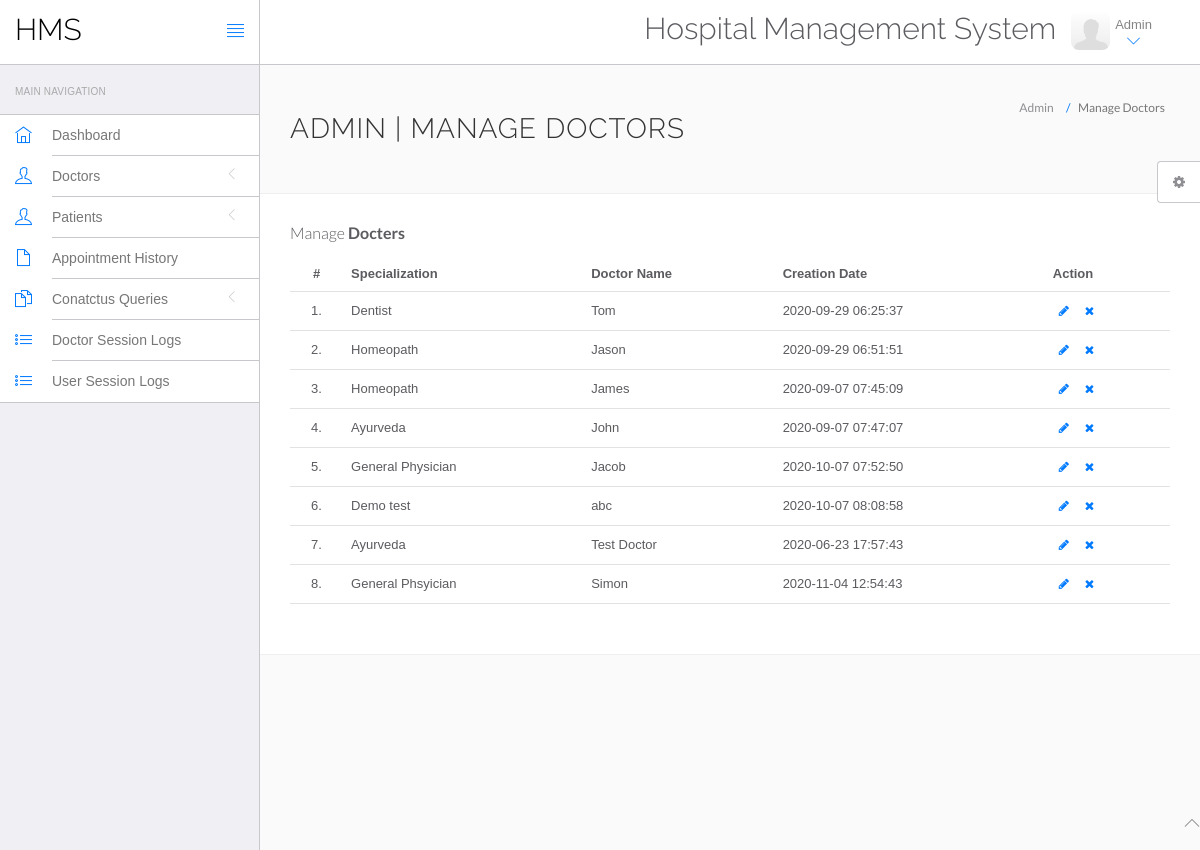
The page /hms/admin/manage-doctors.php (signed in) on the database its author committed.
### tables this page shows
CREATE TABLE `doctors` (
  `id` int(11) NOT NULL,
  `specilization` varchar(255) DEFAULT NULL,
  `doctorName` varchar(255) DEFAULT NULL,
  `address` longtext DEFAULT NULL,
  `docFees` varchar(255) DEFAULT NULL,
  `contactno` bigint(11) DEFAULT NULL,
  `docEmail` varchar(255) DEFAULT NULL,
  `password` varchar(255) DEFAULT NULL,
  `creationDate` timestamp NULL DEFAULT current_timestamp(),
  `updationDate` timestamp NULL DEFAULT NULL ON UPDATE current_timestamp()
);

### hms/admin/manage-doctors.php (the view, shortened to what this page needs)
<?php
include('include/config.php');
?>
<!DOCTYPE html>
<html lang="en">
	<head>
		<link rel="stylesheet" href="vendor/bootstrap/css/bootstrap.min.css">
		<link rel="stylesheet" href="vendor/fontawesome/css/font-awesome.min.css">
		<link rel="stylesheet" href="vendor/themify-icons/themify-icons.min.css">
		<link href="vendor/animate.css/animate.min.css" rel="stylesheet" media="screen">
		<link href="vendor/perfect-scrollbar/perfect-scrollbar.min.css" rel="stylesheet" media="screen">
		<link href="vendor/switchery/switchery.min.css" rel="stylesheet" media="screen">
		<link href="vendor/bootstrap-touchspin/jquery.bootstrap-touchspin.min.css" rel="stylesheet" media="screen">
		<link href="vendor/select2/select2.min.css" rel="stylesheet" media="screen">
		<link href="vendor/bootstrap-datepicker/bootstrap-datepicker3.standalone.min.css" rel="stylesheet" media="screen">
		<link href="vendor/bootstrap-timepicker/bootstrap-timepicker.min.css" rel="stylesheet" media="screen">
		<link rel="stylesheet" href="assets/css/styles.css">
		<link rel="stylesheet" href="assets/css/plugins.css">
		<link rel="stylesheet" href="assets/css/themes/theme-1.css" id="skin_color" />
	</head>
	<body>
		<div id="app">
<?php include('include/sidebar.php');?>
			<div class="app-content">
						<?php include('include/header.php');?>
				<div class="main-content" >
					<div class="wrap-content container" id="container">
						<section id="page-title">
							<div class="row">
								<div class="col-sm-8">
									<h1 class="mainTitle">Admin | Manage Doctors</h1>
																	</div>
								<ol class="breadcrumb">
									<li>
										<span>Admin</span>
									</li>
									<li class="active">
										<span>Manage Doctors</span>
									</li>
								</ol>
							</div>
						</section>
						<div class="container-fluid container-fullw bg-white">
									<div class="row">
								<div class="col-md-12">
									<h5 class="over-title margin-bottom-15">Manage <span class="text-bold">Docters</span></h5>
									<table class="table table-hover" id="sample-table-1">
										<thead>
											<tr>
												<th class="center">#</th>
												<th>Specialization</th>
												<th class="hidden-xs">Doctor Name</th>
												<th>Creation Date </th>
												<th>Action</th>
											</tr>
										</thead>
										<tbody>
<?php
$sql=mysqli_query($con,"select * from doctors");
$cnt=1;
while($row=mysqli_fetch_array($sql))
{
?>
											<tr>
												<td class="center"><?php echo $cnt;?>.</td>
												<td class="hidden-xs"><?php echo $row['specilization'];?></td>
												<td><?php echo $row['doctorName'];?></td>
												<td><?php echo $row['creationDate'];?>
												</td>
												<td >
												<div class="visible-md visible-lg hidden-sm hidden-xs">
							<a href="edit-doctor.php?id=<?php echo $row['id'];?>" class="btn btn-transparent btn-xs" tooltip-placement="top" tooltip="Edit"><i class="fa fa-pencil"></i></a>
	<a href="manage-doctors.php?id=<?php echo $row['id']?>&del=delete" onClick="return confirm('Are you sure you want to delete?')"class="btn btn-transparent btn-xs tooltips" tooltip-placement="top" tooltip="Remove"><i class="fa fa-times fa fa-white"></i></a>
												</div>
												</td>
											</tr>
											<?php
$cnt=$cnt+1;
											 }?>
										</tbody>
									</table>
								</div>
							</div>
								</div>
							</div>
						</div>
					</div>
				</div>
	<?php include('include/footer.php');?>
	<?php include('include/setting.php');?>
	</body>
</html>

### hms/admin/assets/css/themes/theme-1.css (style rules this page uses)
body { background: #FAFAFA; }

### rows shown on the page
doctors: specilization "Dentist", doctorName "Tom", creationDate "2020-09-29 06:25:37"
doctors: specilization "Homeopath", doctorName "Jason", creationDate "2020-09-29 06:51:51"
doctors: specilization "Homeopath", doctorName "James", creationDate "2020-09-07 07:45:09"
doctors: specilization "Ayurveda", doctorName "John", creationDate "2020-09-07 07:47:07"
doctors: specilization "General Physician", doctorName "Jacob", creationDate "2020-10-07 07:52:50"
doctors: specilization "Demo test", doctorName "abc", creationDate "2020-10-07 08:08:58"
doctors: specilization "Ayurveda", doctorName "Test Doctor", creationDate "2020-06-23 17:57:43"
doctors: specilization "General Phsyician", doctorName "Simon", creationDate "2020-11-04 12:54:43"
